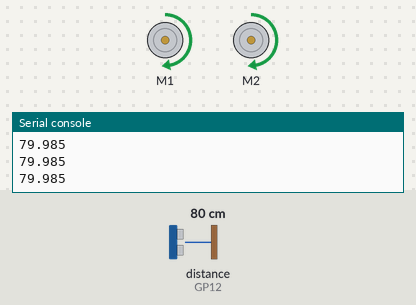
Recording of a program running on a simulated Raspberry Pi Pico running CircuitPython. Parts: 2 × DC motor (green arrow = forward, orange = backward, longer = faster), the last lines printed to the serial console. The inputs (shaded band) are chosen by the test bench; at power-on: distance to the obstacle (sensor on GP12) 80 cm. The echo pulse lasts 58.3 µs per cm.

Above: at 1.2 s.
1.3 s: distance to the obstacle (sensor on GP12) set to 12 cm
2.8 s: distance to the obstacle (sensor on GP12) set to 9 cm
At 4.0 s:
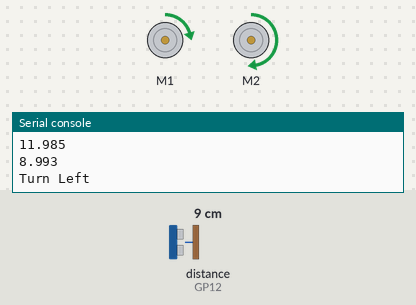
4.3 s: distance to the obstacle (sensor on GP12) set to 18 cm
At 6.7 s:
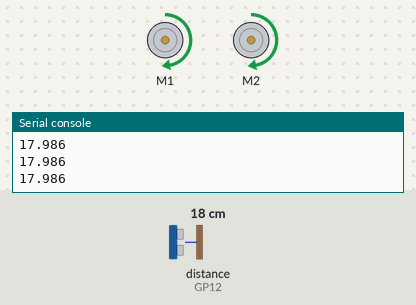
7.3 s: distance to the obstacle (sensor on GP12) set to 2 cm
At 8.6 s:
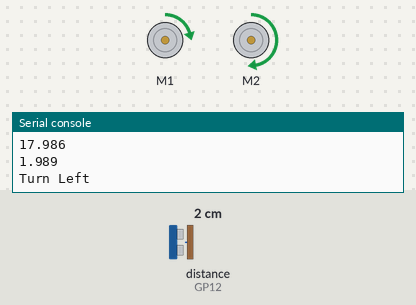
Timing chart, 0 to 9.8 s (numbered marks = the images above; inputs shaded):
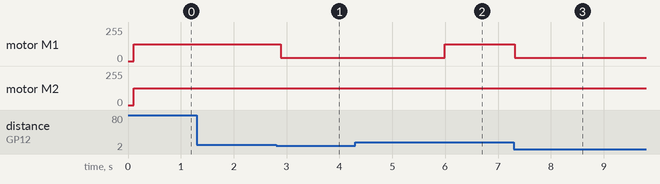

Measured:
- the behaviour switches between 11 and 10 cm on distance to the obstacle (sensor on GP12) (found by bisection; images 0 and 1)
- after the input at 2.8 s, motor M1: forward 127/255 → forward 25/255 after 0.09 s
- after the input at 4.3 s, motor M1: forward 25/255 → forward 127/255 after 1.7 s
- after the input at 7.3 s, motor M1: forward 127/255 → forward 25/255 at once

The program:

02_Simple_Obstacle_Robot_OneFunction.py
```python
'''
Obstacle Avoidance Robot using 3V-5.5V SR04P Ultrasonic Ranging Module.
Additional Library:
    - adafruit_hcsr04.mpy
    - adafruit_motor
'''

import time
import board
import digitalio
import pwmio
from adafruit_motor import motor
import adafruit_hcsr04

sonar = adafruit_hcsr04.HCSR04(trigger_pin=board.GP13, echo_pin=board.GP12)

# Left Motor
PWM_M1A = board.GP16
PWM_M1B = board.GP17
# Right Motor
PWM_M2A = board.GP14
PWM_M2B = board.GP15

# DC motor setup
# DC Motors generate electrical noise when running that can reset the microcontroller in extreme
# cases. A capacitor can be used to help prevent this.
pwm_1a = pwmio.PWMOut(PWM_M1A, frequency=10000)
pwm_1b = pwmio.PWMOut(PWM_M1B, frequency=10000)
motorL = motor.DCMotor(pwm_1a, pwm_1b)
pwm_2a = pwmio.PWMOut(PWM_M2A, frequency=10000)
pwm_2b = pwmio.PWMOut(PWM_M2B, frequency=10000)
motorR = motor.DCMotor(pwm_2a, pwm_2b)

def Robot_Movement(sL, sR):
    motorL.throttle = sL
    motorR.throttle = sR

def Read_Ultrasonic():
    time.sleep(0.1)
    return sonar.distance

while True:
    Distance = Read_Ultrasonic()
    print(Distance)
    if (Distance < 10):
        Robot_Movement(0.1, 0.5) #Turn Left
        print("Turn Left")
        time.sleep(3)
    else:
        Robot_Movement(0.5, 0.5) #Forward
```
